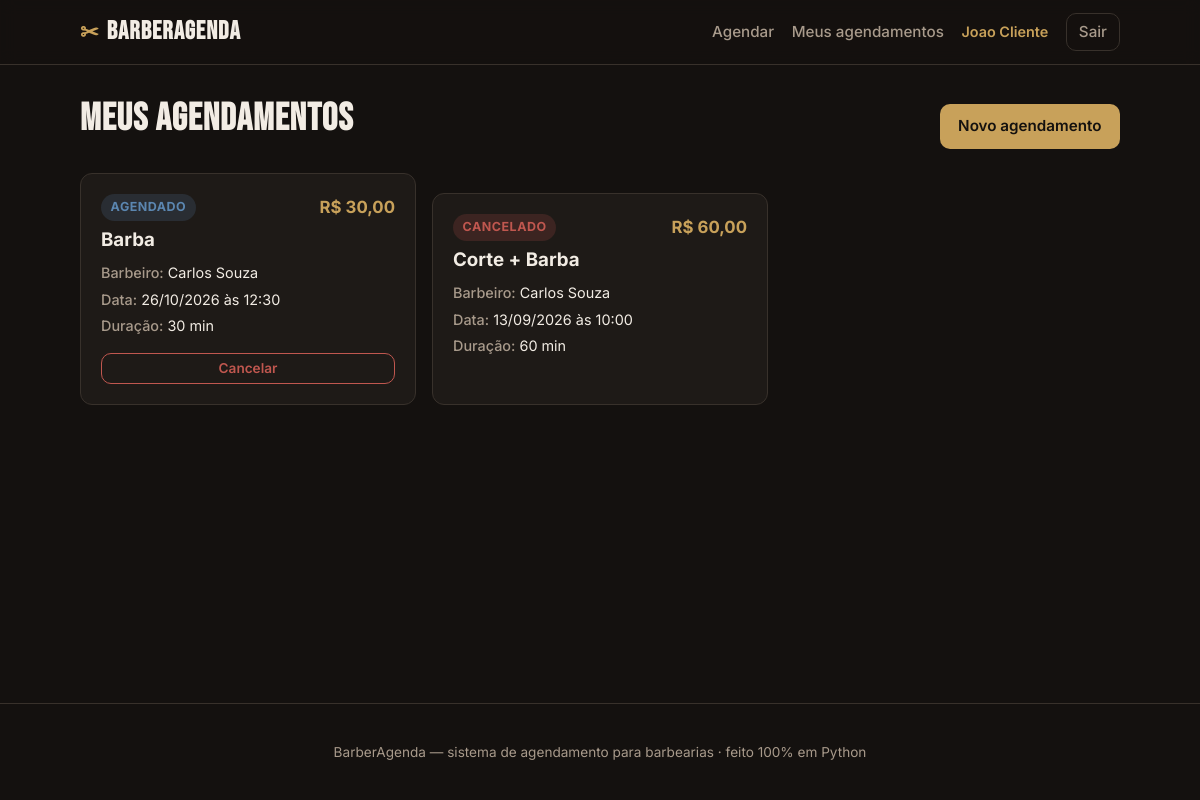
The app's page /meus-agendamentos (signed in) with its own data.
### tables this page shows
CREATE TABLE usuarios (
            id INTEGER PRIMARY KEY AUTOINCREMENT,
            nome TEXT NOT NULL,
            email TEXT NOT NULL UNIQUE,
            senha TEXT NOT NULL,
            papel TEXT NOT NULL CHECK (papel IN ('admin', 'barbeiro', 'cliente')),
            telefone TEXT
        );

CREATE TABLE agendamentos (
            id INTEGER PRIMARY KEY AUTOINCREMENT,
            cliente_id INTEGER NOT NULL,
            barbeiro_id INTEGER NOT NULL,
            servico_id INTEGER NOT NULL,
            data TEXT NOT NULL,
            hora TEXT NOT NULL,
            status TEXT NOT NULL DEFAULT 'agendado'
                CHECK (status IN ('agendado', 'em_atendimento', 'concluido', 'cancelado')),
            criado_em TEXT NOT NULL,
            FOREIGN KEY (cliente_id) REFERENCES usuarios(id) ON DELETE CASCADE,
            FOREIGN KEY (barbeiro_id) REFERENCES barbeiros(id) ON DELETE CASCADE,
            FOREIGN KEY (servico_id) REFERENCES servicos(id) ON DELETE CASCADE
        );

CREATE TABLE servicos (
            id INTEGER PRIMARY KEY AUTOINCREMENT,
            nome TEXT NOT NULL,
            descricao TEXT,
            duracao_min INTEGER NOT NULL,
            preco REAL NOT NULL
        );

CREATE TABLE barbeiros (
            id INTEGER PRIMARY KEY AUTOINCREMENT,
            usuario_id INTEGER UNIQUE,
            nome TEXT NOT NULL,
            especialidade TEXT,
            ativo INTEGER NOT NULL DEFAULT 1,
            FOREIGN KEY (usuario_id) REFERENCES usuarios(id) ON DELETE SET NULL
        );

### app.py (the view)
@app.route("/meus-agendamentos")
@login_obrigatorio("cliente")
def cliente_agendamentos():
    conn = get_db()
    ags = conn.execute(
        """SELECT a.*, s.nome AS servico_nome, s.preco, s.duracao_min,
                  b.nome AS barbeiro_nome
           FROM agendamentos a
           JOIN servicos s ON s.id = a.servico_id
           JOIN barbeiros b ON b.id = a.barbeiro_id
           WHERE a.cliente_id=?
           ORDER BY a.data DESC, a.hora DESC""",
        (session["usuario_id"],),
    ).fetchall()
    conn.close()
    return render_template("cliente_agendamentos.html", agendamentos=ags)

### app.py (called while the page is built)
def usuario_atual():
    uid = session.get("usuario_id")
    if not uid:
        return None
    conn = get_db()
    u = conn.execute("SELECT * FROM usuarios WHERE id=?", (uid,)).fetchone()
    conn.close()
    return u

def login_obrigatorio(*papeis):
    def decorator(f):
        @wraps(f)
        def wrapper(*args, **kwargs):
            u = usuario_atual()
            if not u:
                flash("Faca login para continuar.", "erro")
                return redirect(url_for("login"))
            if papeis and u["papel"] not in papeis:
                abort(403)
            return f(*args, **kwargs)
        return wrapper
    return decorator

@app.context_processor
def injeta_usuario():
    return {"usuario": usuario_atual()}

@app.template_filter("moeda")
def moeda(valor):
    return f"R$ {valor:,.2f}".replace(",", "X").replace(".", ",").replace("X", ".")

@app.template_filter("data_br")
def data_br(iso):
    try:
        return datetime.strptime(iso, "%Y-%m-%d").strftime("%d/%m/%Y")
    except (ValueError, TypeError):
        return iso

@app.template_filter("status_label")
def status_label(s):
    return STATUS_LABEL.get(s, s)

### db.py (called while the page is built)
def get_db():
    conn = sqlite3.connect(DB_PATH)
    conn.row_factory = sqlite3.Row
    conn.execute("PRAGMA foreign_keys = ON")
    return conn

### templates/cliente_agendamentos.html (shortened to what this page needs)
{% extends "base.html" %}
{% block content %}
<div class="page-head">
    <h1>Meus agendamentos</h1>
    <a href="{{ url_for('cliente_novo_agendamento') }}" class="btn btn-primary">Novo agendamento</a>
</div>
{% if agendamentos %}
<div class="grid grid-agendamentos">
    {% for a in agendamentos %}
    <article class="card ag-card">
        <div class="ag-top">
            <span class="status status-{{ a.status }}">{{ a.status|status_label }}</span>
            <span class="preco">{{ a.preco|moeda }}</span>
        </div>
        <h3>{{ a.servico_nome }}</h3>
        <ul class="ag-info">
            <li><strong>Barbeiro:</strong> {{ a.barbeiro_nome }}</li>
            <li><strong>Data:</strong> {{ a.data|data_br }} às {{ a.hora }}</li>
            <li><strong>Duração:</strong> {{ a.duracao_min }} min</li>
        </ul>
        {% if a.status in ['agendado', 'em_atendimento'] %}
        <form method="post" action="{{ url_for('cliente_cancelar', ag_id=a.id) }}">
            <button type="submit" class="btn btn-danger btn-sm btn-block">Cancelar</button>
        </form>
        {% endif %}
    </article>
    {% endfor %}
</div>
{% else %}
<div class="card empty">
    <p>Você ainda não tem agendamentos.</p>
    <a href="{{ url_for('cliente_novo_agendamento') }}" class="btn btn-primary">Agendar agora</a>
</div>
{% endif %}
{% endblock %}

### templates/base.html (shortened to what this page needs)
<!DOCTYPE html>
<html lang="pt-BR">
<head>
    <link rel="stylesheet" href="{{ url_for('static', filename='style.css') }}">
</head>
<body>
    <header class="topbar">
        <div class="container topbar-inner">
            <a href="{{ url_for('index') }}" class="brand">
                <span class="brand-mark">✂</span>
                <span class="brand-name">BarberAgenda</span>
            </a>
            <nav class="nav">
                {% if usuario %}
                    {% if usuario.papel == 'cliente' %}
                        <a href="{{ url_for('cliente_novo_agendamento') }}">Agendar</a>
                        <a href="{{ url_for('cliente_agendamentos') }}">Meus agendamentos</a>
                    {% elif usuario.papel == 'barbeiro' %}
                        <a href="{{ url_for('barbeiro_agenda') }}">Minha agenda</a>
                    {% elif usuario.papel == 'admin' %}
                        <a href="{{ url_for('admin_agendamentos') }}">Agendamentos</a>
                        <a href="{{ url_for('admin_servicos') }}">Serviços</a>
                        <a href="{{ url_for('admin_barbeiros') }}">Barbeiros</a>
                    {% endif %}
                    <span class="nav-user">{{ usuario.nome }}</span>
                    <a href="{{ url_for('logout') }}" class="btn btn-ghost btn-sm">Sair</a>
                {% else %}
                    <a href="{{ url_for('index') }}">Início</a>
                    <a href="{{ url_for('login') }}" class="btn btn-ghost btn-sm">Entrar</a>
                {% endif %}
            </nav>
        </div>
    </header>
    <main class="container main">
        {% block content %}{% endblock %}
    </main>
    <footer class="footer">
        <div class="container">
            <p>BarberAgenda — sistema de agendamento para barbearias · feito 100% em Python</p>
        </div>
    </footer>
</body>
</html>

### static/style.css (style rules this page uses)
:root { --bg: #14110f; --surface: #1e1a17; --surface-2: #26211d; --border: #38312b; --text: #f2ece4; --muted: #a89a8b; --gold: #c8a15a; --gold-dark: #a87f3d; --danger: #c0574f; --green: #5fa06a; --blue: #5b86b0; --radius: 12px; --maxw: 1080px; }
* { box-sizing: border-box; }
body { margin: 0; background: var(--bg); color: var(--text); font-family: 'Inter', system-ui, sans-serif; line-height: 1.5; display: flex; flex-direction: column; min-height: 100vh; }
.container { width: 100%; max-width: var(--maxw); margin: 0 auto; padding: 0 1.25rem; }
h1, h2, h3 { line-height: 1.15; margin: 0 0 .5rem; }
a { color: var(--gold); text-decoration: none; }
.topbar { background: rgba(20,17,15,.85); backdrop-filter: blur(8px); border-bottom: 1px solid var(--border); position: sticky; top: 0; z-index: 10; }
.topbar-inner { display: flex; align-items: center; justify-content: space-between; height: 64px; gap: 1rem; }
.brand { display: flex; align-items: center; gap: .5rem; color: var(--text); font-weight: 700; }
.brand-mark { color: var(--gold); font-size: 1.4rem; }
.brand-name { font-family: 'Bebas Neue', sans-serif; font-size: 1.6rem; letter-spacing: 1px; }
.nav { display: flex; align-items: center; gap: 1.1rem; flex-wrap: wrap; }
.nav a { color: var(--muted); font-weight: 500; font-size: .95rem; }
.nav-user { color: var(--gold); font-size: .9rem; font-weight: 600; }
.main { flex: 1; padding: 2rem 1.25rem 3rem; }
.grid { display: grid; gap: 1rem; }
.grid-agendamentos { grid-template-columns: repeat(auto-fill, minmax(280px, 1fr)); }
.card { background: var(--surface); border: 1px solid var(--border); border-radius: var(--radius); padding: 1.25rem; }
.card + .card { margin-top: 1.25rem; }
.preco { color: var(--gold); font-weight: 700; font-size: 1.05rem; }
.btn { display: inline-flex; align-items: center; justify-content: center; gap: .4rem; padding: .65rem 1.1rem; border-radius: 10px; border: 1px solid transparent; font-weight: 600; font-size: .95rem; cursor: pointer; font-family: inherit; transition: .15s; text-decoration: none; }
.btn-primary { background: var(--gold); color: #14110f; }
.btn-ghost { background: transparent; color: var(--text); border-color: var(--border); }
.btn-danger { background: transparent; color: var(--danger); border-color: var(--danger); }
.btn-sm { padding: .4rem .75rem; font-size: .85rem; }
.btn-block { width: 100%; }
.page-head { display: flex; align-items: flex-end; justify-content: space-between; gap: 1rem; flex-wrap: wrap; margin-bottom: 1.5rem; }
.page-head h1 { font-family: 'Bebas Neue', sans-serif; font-size: 2.4rem; letter-spacing: 1px; }
.ag-top { display: flex; align-items: center; justify-content: space-between; margin-bottom: .5rem; }
.ag-info { list-style: none; margin: .75rem 0 1rem; padding: 0; font-size: .9rem; display: flex; flex-direction: column; gap: .3rem; }
.ag-info strong { color: var(--muted); font-weight: 500; }
.status { padding: .25rem .6rem; border-radius: 999px; font-size: .78rem; font-weight: 700; text-transform: uppercase; letter-spacing: .5px; }
.status-agendado { background: rgba(91,134,176,.18); color: var(--blue); }
.status-cancelado { background: rgba(192,87,79,.18); color: var(--danger); }
.footer { border-top: 1px solid var(--border); padding: 1.5rem 0; color: var(--muted); font-size: .85rem; text-align: center; }

### records on screen
usuarios: nome "Joao Cliente"
agendamentos: status|status_label "AGENDADO", preco|moeda "R$ 30,00", servico_nome "Barba", barbeiro_nome "Carlos Souza", data|data_br "26/10/2026", hora "12:30", duracao_min "30"
agendamentos: status|status_label "CANCELADO", preco|moeda "R$ 60,00", servico_nome "Corte + Barba", barbeiro_nome "Carlos Souza", data|data_br "13/09/2026", hora "10:00", duracao_min "60"
